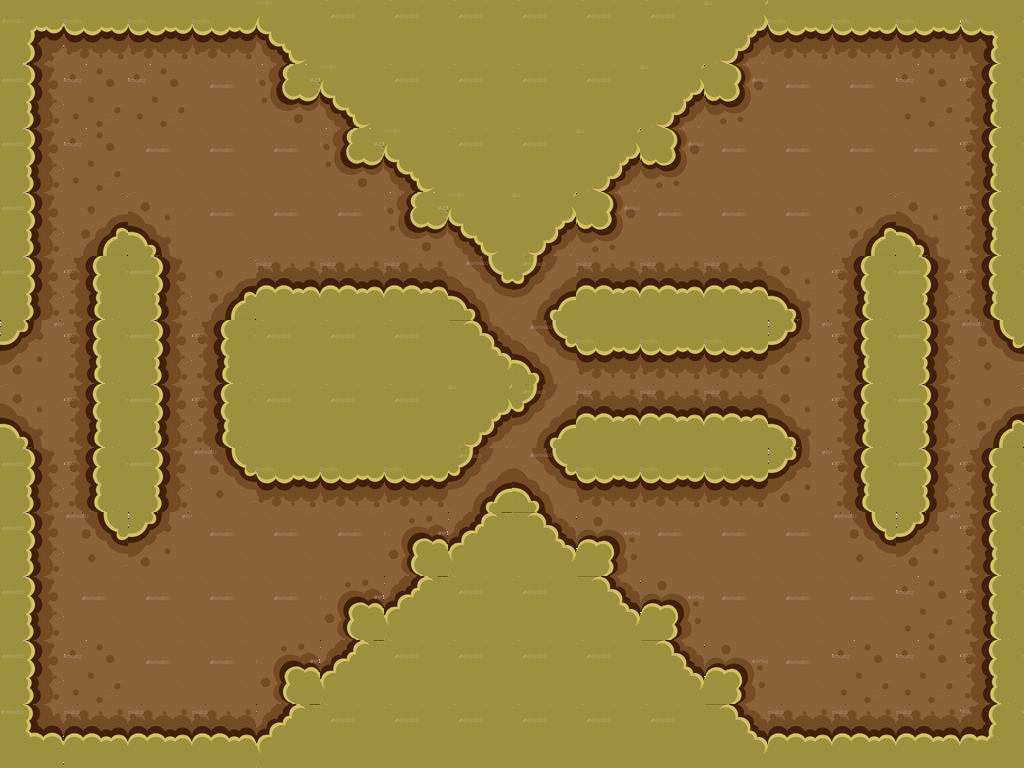

Tiled map render using the project's own tile images. Description and the whole map definition, tile-layer contents included, below:
An orthogonal 16x12 tile map with 64x64 px tiles, 1 tile layer (Tile Layer 1).

<map version="1.0" orientation="orthogonal" renderorder="right-down" width="16" height="12" tilewidth="64" tileheight="64" nextobjectid="1">
 <tileset firstgid="1" name="green" tilewidth="64" tileheight="64">
  <image source="../game/assets/tilemaps/green.png" width="448" height="320" />
 </tileset>
 <layer name="Tile Layer 1" width="16" height="12">
  <data encoding="csv">
3,4,4,4,31,9,9,9,9,9,9,32,4,4,4,5,
10,11,11,1,13,31,9,9,9,9,32,14,1,1,11,12,
10,11,1,1,1,13,31,9,9,32,14,1,1,1,1,12,
10,23,26,1,1,1,13,31,32,14,1,1,1,23,26,12,
10,12,10,23,18,18,18,15,16,18,18,18,26,12,10,12,
33,12,10,12,9,9,9,25,15,4,4,4,33,12,10,30,
26,12,10,12,9,9,9,32,16,18,18,18,26,12,10,23,
10,12,10,30,4,4,4,16,15,4,4,4,33,12,10,12,
10,30,33,1,1,1,6,24,25,7,1,1,1,30,33,12,
10,1,1,1,1,6,24,9,9,25,7,1,1,1,11,12,
10,11,1,1,6,24,9,9,9,9,25,7,1,11,11,12,
17,18,18,18,24,9,9,9,9,9,9,25,18,18,18,19
</data>
 </layer>
</map>